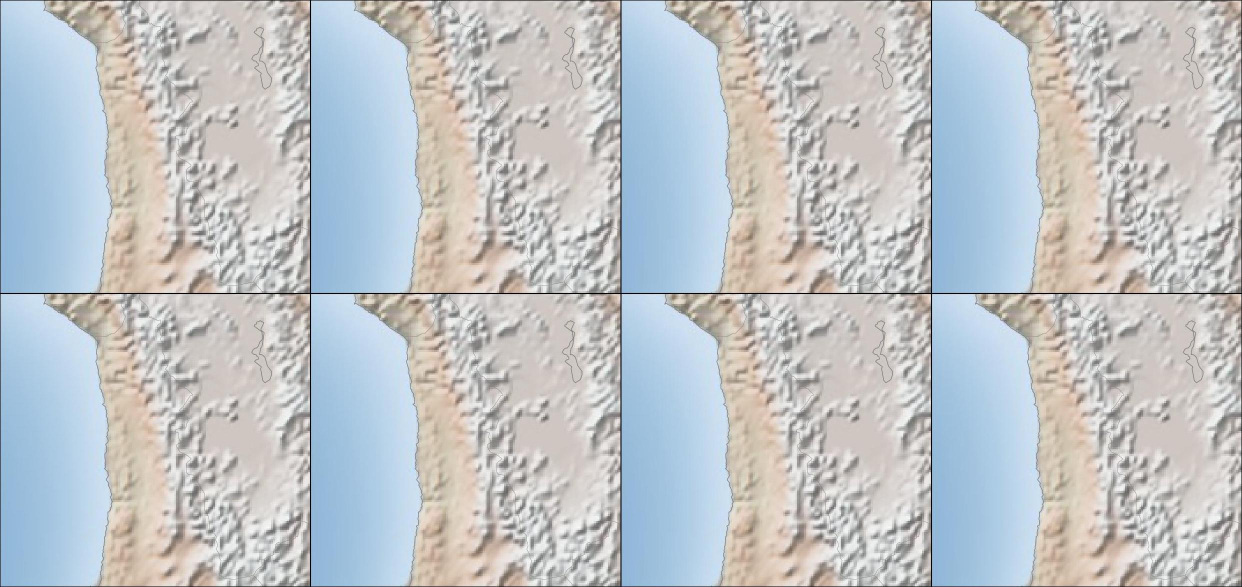
#> input picture images/gallery/series_1083_Xquakemap.jpg, 2484 x 1174 px, given in place of tumama.jpg, which was not available (shown at 1/2 size)
$ jupyter execute --allow-errors Untitled.ipynb
#> lines starting #> are read from the running program, lines starting #| are printed output that depends on the picture; pictures that were not available may be replaced by others from this repository, and a replacement may not be noted
[cell 1]
import numpy as np
import matplotlib.pyplot as plt

[cell 2]
# [9 lines left out: function gallery, not called in this run]

[cell 3]
def make_array():
    from PIL import Image
    return np.array([np.asarray(Image.open('casita.png').convert('RGB'))]*12)

#> (a cell that did not finish here is left out)

#> (a cell that did not finish here is left out)

[cell 6]
import pandas as pd
#> (the rest of this cell did not finish here and is left out)

#> (a cell that did not finish here is left out)

[cell 8]
from mpl_toolkits.basemap import Basemap

#> (a cell that did not finish here is left out)

#> (a cell that did not finish here is left out)

#> (a cell that did not finish here is left out)

#> (a cell that did not finish here is left out)

#> (a cell that did not finish here is left out)

[cell 14]
fig = plt.figure(figsize=(8, 8))
#> (the rest of this cell did not finish here and is left out)

[cell 15]
import matplotlib as mpl
mpl.use('Agg')

[cell 16]
size = fig.get_size_inches()*fig.dpi
size

[cell 17]
from PIL import Image
from PIL import ImageOps
image=Image.open('tumama.jpg')
#> image is the input picture: PIL image 2484x1174 RGB; mean R, G, B 191.5, 195.8, 199.1
image.load()
imageSize = image.size
#> imageSize = (2484, 1174)
invert_im = image.convert("RGB")
invert_im = ImageOps.invert(invert_im)
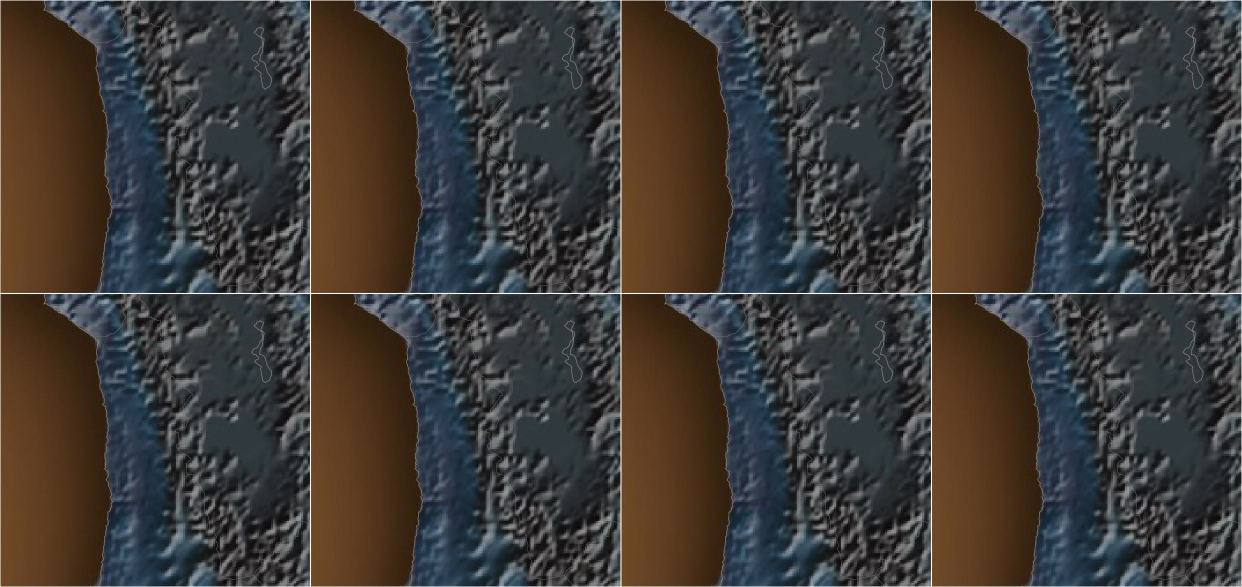
#> invert_im: PIL image 2484x1174 RGB (shown at 1/2 size); mean R, G, B 63.5, 59.2, 55.9
imageBox = invert_im.getbbox()
#> imageBox = (0, 0, 2484, 1174)
cropped=image.crop(imageBox)
cropped.save('tunuevamama.jpg')

[cell 18]
from PIL import ImageChops
def trim(im):
    bg = Image.new(im.mode, im.size, im.getpixel((0,0)))
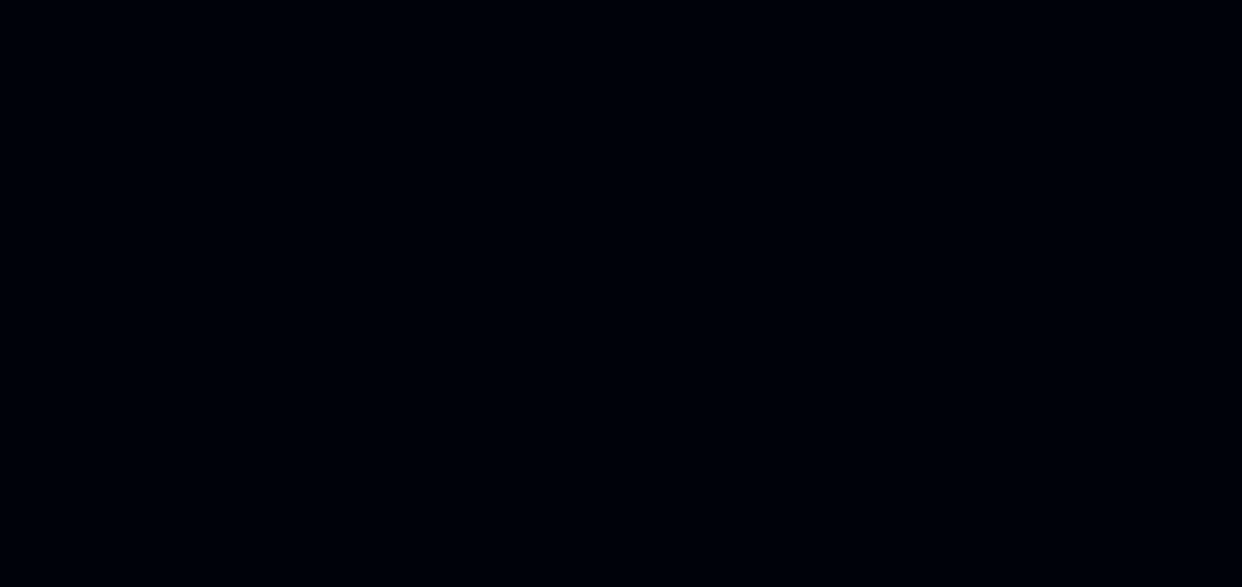
#> bg: PIL image 2484x1174 RGB (shown at 1/2 size); mean R, G, B 0, 2, 10
    diff = ImageChops.difference(im, bg)
    diff = ImageChops.add(diff, diff, 2.0, -100)
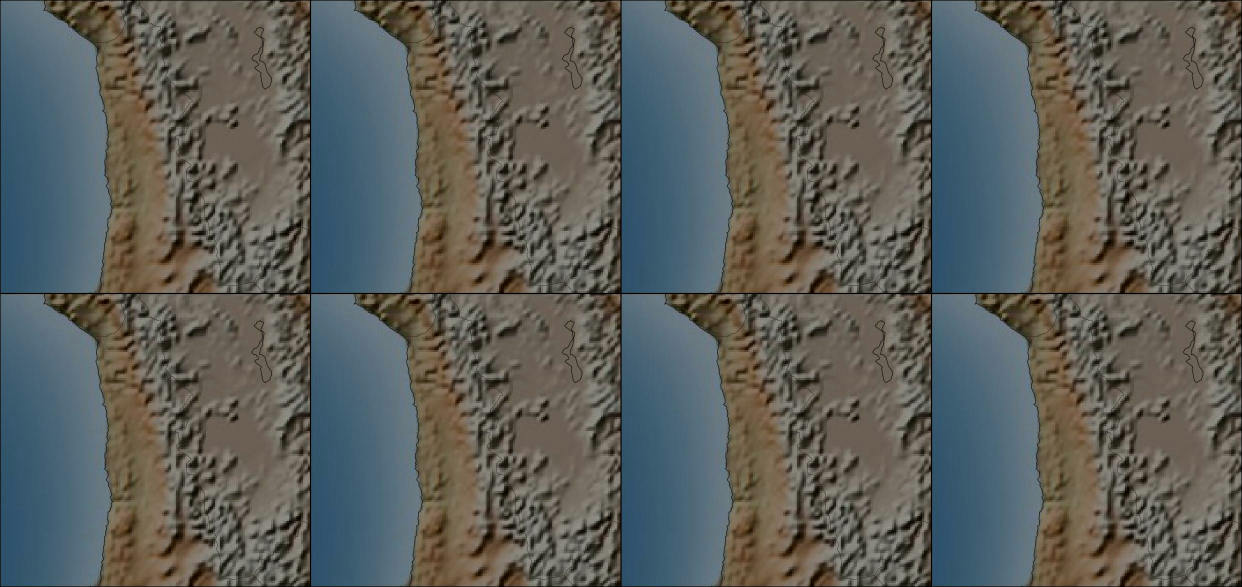
#> diff: PIL image 2484x1174 RGB (shown at 1/2 size); mean R, G, B 92.1, 94.4, 89.8
    bbox = diff.getbbox()
#> bbox = (1, 1, 2483, 1173)
    if bbox:
        return im.crop(bbox)
im = trim(image)
im.save('tunuevamama.jpg')
